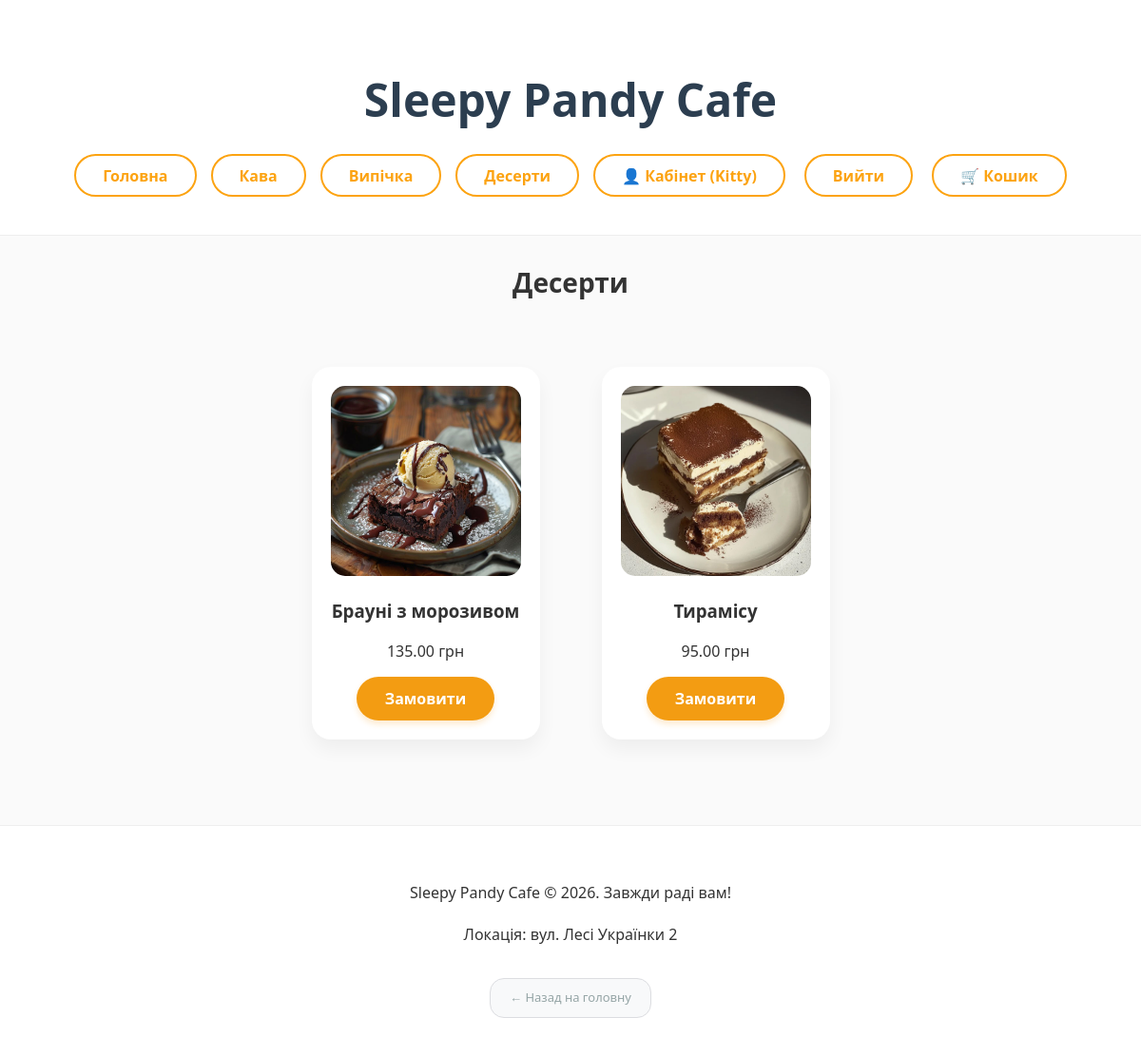
/category/3/ (signed in), run on the app's committed database.
### main_app/models.py (models this page shows, shortened)
class Category(models.Model):
    name = models.CharField(max_length=100, verbose_name="Назва категорії")
    created_at = models.DateTimeField(auto_now_add=True)
    updated_at = models.DateTimeField(auto_now=True)

class MenuItem(models.Model):
    image = models.ImageField(upload_to='items/', blank=True, null=True, verbose_name="Фото страви")
    name = models.CharField(max_length=100, verbose_name="Назва страви")
    description = models.TextField(verbose_name="Опис")
    price = models.DecimalField(max_digits=6, decimal_places=2, verbose_name="Ціна")
    category = models.ForeignKey(Category, on_delete=models.CASCADE, related_name='items')
    created_at = models.DateTimeField(auto_now_add=True)
    updated_at = models.DateTimeField(auto_now=True)

### main_app/views.py (the view)
# urls.py: path('category/<int:cat_id>/', views.category_items, name='category_page'),
def category_items(request, cat_id):
    category = Category.objects.get(id=cat_id)
    context = {
        'title': category.name,
        'categories': Category.objects.all(),
        'items': MenuItem.objects.filter(category=category),
        'page_type': 'category'
    }
    return render(request, 'main_app/index.html', context)

### main_app/templates/main_app/index.html
{% extends 'main_app/base.html' %}
{% block content %}
    <h2 class="page-title">{{ title }}</h2>
    <div class="menu-grid">
        {% for item in items %}
            <div class="item-card">
                {% if item.image %}
                    <img src="{{ item.image.url }}" alt="{{ item.name }}">
                {% endif %}
                <h3>{{ item.name }}</h3>
                <p>{{ item.price }} грн</p>
                <a href="{% url 'item_detail' item.id %}" class="btn-main">Замовити</a>
            </div>
        {% empty %}
            <p>Тут поки порожньо.</p>
        {% endfor %}
    </div>
{% endblock %}

### main_app/templates/main_app/base.html (shortened to what this page needs)
{% load static %}
<!DOCTYPE html>
<html lang="uk">
<head>
    <link rel="stylesheet" href="{% static 'css/style.css' %}">
</head>
<body>
    <header>
        <h1>Sleepy Pandy Cafe</h1>
            <nav>
                <a href="{% url 'home' %}"><b>Головна</b></a>
                {% for cat in categories %}
                    <a href="{% url 'category_page' cat.id %}">{{ cat.name }}</a>
                {% endfor %}
                {% if user.is_authenticated %}
                    <a href="{% url 'profile' %}">👤 Кабінет ({{ user.username }})</a>
                <form action="{% url 'logout' %}" method="post" style="display:inline;">
                    <button type="submit" class="btn-logout-link">Вийти</button>
                </form>
                {% else %}
                    <a href="{% url 'login' %}">Увійти</a>
                    <a href="{% url 'register' %}">Реєстрація</a>
                {% endif %}
                <a href="{% url 'cart_detail' %}">🛒 Кошик</a>
            </nav>
    </header>
    <main class="content">
        {% block content %}
        {% endblock %}
    </main>
    <footer>
        <p>Sleepy Pandy Cafe © 2026. Завжди раді вам!</p>
        <p>Локація: вул. Лесі Українки 2</p>
        {% if page_type == 'category' %}
            <a href="{% url 'home' %}" class="footer-btn">← Назад на головну</a>
        {% endif %}
    </footer>
</body>
</html>

### main_app/static/css/style.css (style rules this page uses)
body { font-family: 'Segoe UI', Tahoma, Geneva, Verdana, sans-serif; background-color: #fafafa; color: #333; margin: 0; padding: 0; }
header { background-color: #fff; padding: 40px 20px; text-align: center; border-bottom: 1px solid #eee; }
header h1 { font-size: 48px; color: #2c3e50; margin-bottom: 25px; }
.page-title { text-align: center; margin: 30px 0; font-size: 28px; }
.menu-grid { display: flex; flex-wrap: wrap; justify-content: center; gap: 25px; padding: 20px; max-width: 1200px; margin: 0 auto; }
nav { display: flex; justify-content: center; flex-wrap: wrap; gap: 15px; }
nav a { text-decoration: none; color: #f39c12; padding: 10px 25px; border: 2px solid #f39c12; border-radius: 30px; font-weight: bold; transition: 0.3s; }
footer { text-align: center; padding: 40px 20px; background-color: #fff; border-top: 1px solid #eee; margin-top: 50px; line-height: 1.8; }
.footer-btn { display: inline-block; padding: 8px 20px; background-color: #f8f9fa; color: #95a5a6; text-decoration: none; border: 1px solid #dcdde1; border-radius: 15px; font-size: 13px; transition: 0.3s; margin-top: 15px; }
.btn-main { display: inline-block; padding: 12px 30px; background-color: #f39c12; color: white !important; text-decoration: none; border: none; border-radius: 25px; font-weight: bold; cursor: pointer; transition: 0.3s; box-shadow: 0 4px 6px rgba(243, 156, 18, 0.2); }
.item-card { background: #fff; border-radius: 20px; padding: 20px; text-align: center; box-shadow: 0 10px 20px rgba(0,0,0,0.05); margin: 20px; }
.item-card img { border-radius: 15px; width: 100%; max-width: 250px; height: 200px; object-fit: cover; }
nav a, .btn-logout-link { display: inline-flex; align-items: center; justify-content: center; padding: 12px 28px; border: 2px solid #fca311; border-radius: 50px; color: #fca311; text-decoration: none; font-weight: 700; font-size: 16px; background: transparent; transition: all 0.3s ease; cursor: pointer; font-family: inherit; box-sizing: border-box; height: 45px; }
.btn-logout-link { outline: none; line-height: 1; margin: 0; }
nav form { display: inline-block; vertical-align: middle; margin: 0 5px; }

### data on the page
Category: name "Кава"
Category: name "Випічка"
Category: name "Десерти"
MenuItem: image (picture), name "Брауні з морозивом", price "135.00"
MenuItem: image (picture), name "Тирамісу", price "95.00"

### other printed values
{{ user.username }} "Kitty"
